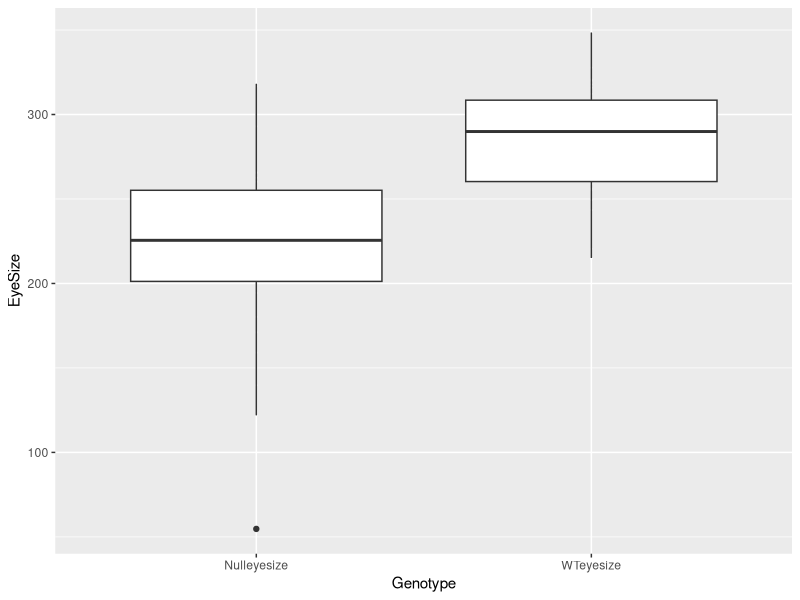

This figure's R source:
## ---- chunk 1
knitr::opts_chunk$set(echo = TRUE)
## ---- chunk 2
library(tidyverse)
library(ggplot2)
library(MASS)
library(dplyr)

# Example data set of Eye- Diameter at 72hpf
wt_e <- rnorm(n=30 , mean=290 , sd=50)


null_e <-rnorm( n=30 , mean=240 , sd=50)




eye_size_df <- data.frame(WTeyesize = wt_e , Nulleyesize = null_e)

str(eye_size_df)

long_df <- eye_size_df %>%
      pivot_longer(cols=WTeyesize:Nulleyesize, names_to= "Genotype" , values_to= "EyeSize") 

head(long_df)

one.way <-aov(EyeSize ~ Genotype, data= long_df)

summary(one.way) 

p1 <- ggplot(data=long_df, aes(x=Genotype, y=EyeSize)) + geom_point(color="white" , fill="purple", size=0.2) +
  stat_boxplot()

print(p1)


